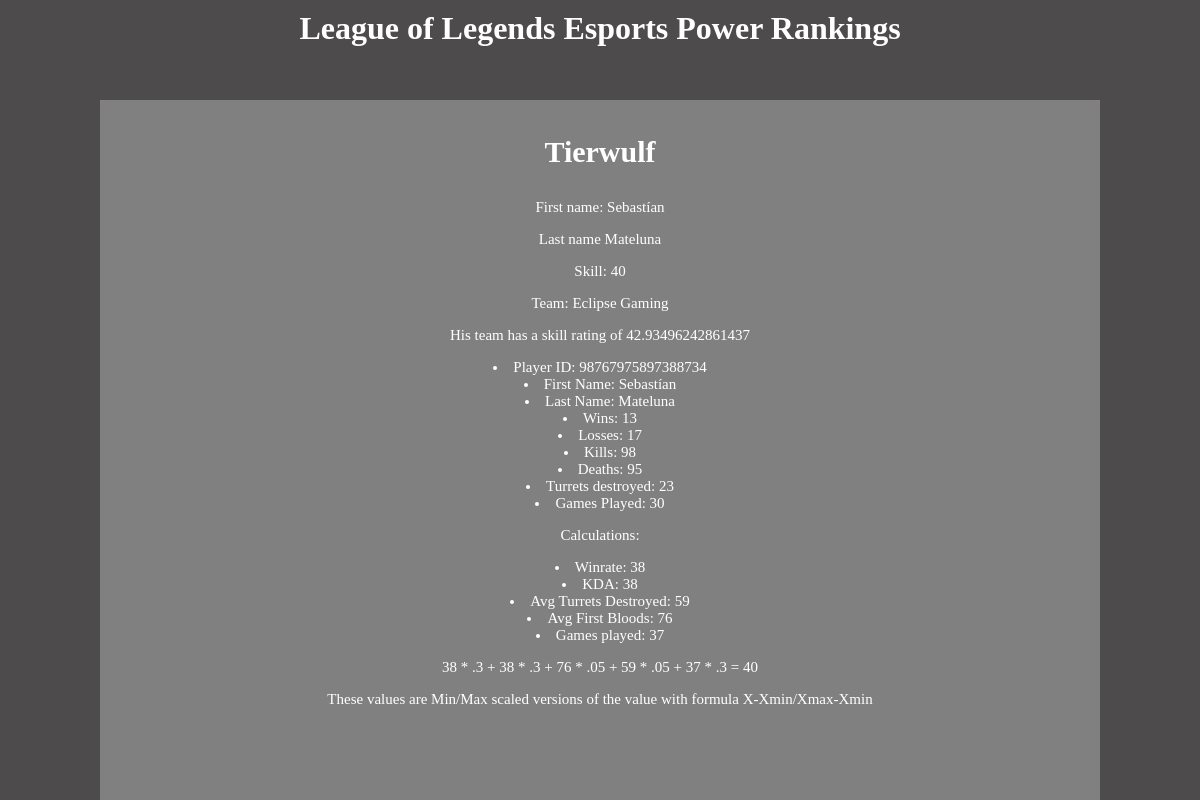
/rankings/players/98767975897388734/, run on the app's committed database.
### rankings/models.py (models this page shows, shortened)
class Player(models.Model):
    player_id = models.IntegerField(primary_key=True,default=None)
    first_name = models.CharField(max_length=maxLength,default=None,null=True)
    last_name = models.CharField(max_length=maxLength,default=None,null=True)
    handle = models.CharField(max_length=maxLength, default=None,null=True)
    skill = models.IntegerField(default=None,null=True)
    team = models.ForeignKey(Team, on_delete=models.SET_NULL, null=True)
    wins = models.IntegerField(default=0)
    losses = models.IntegerField(default=0)
    scaledWR = models.IntegerField(default=-1)
    kills = models.IntegerField(default=0)
    deaths = models.IntegerField(default=0)
    scaledKD = models.IntegerField(default=-1)
    avgTD= models.IntegerField(default=0)
    scaledTD = models.IntegerField(default=-1)
    avgFB = models.IntegerField(default=0)
    scaledFB = models.IntegerField(default=-1)
    games_played = models.IntegerField(default=0)
    scaledGP = models.IntegerField(default=-1)

class Team(models.Model):
    team_id = models.IntegerField(primary_key=True,default=None)
    name = models.CharField(max_length=maxLength,default=None)
    skill = models.FloatField(default=-1,null=True)
    rank = models.IntegerField(default=None)
    level = models.IntegerField(default=1)
    region = models.ForeignKey(Region, on_delete=models.SET_NULL, null=True)
    scaledLevel = models.IntegerField(default=-1)
    avgPlayerSkill = models.IntegerField(default=0)
    scaledPlayerSkill = models.IntegerField(default=-1)
    totalPlayerSkill = models.IntegerField(default=0)
    youngWins = models.IntegerField(default=0)
    youngLosses = models.IntegerField(default=0)
    scaledYoungWR = models.IntegerField(default=-1)
    agedWins = models.IntegerField(default=0)
    agedLosses = models.IntegerField(default=0)
    scaledAgedWR = models.IntegerField(default=-1)
    oldWins = models.IntegerField(default=0)
    oldLosses = models.IntegerField(default=0)
    scaledOldWR = models.IntegerField(default=-1)
    ancientWins = models.IntegerField(default=0)
    ancientLosses = models.IntegerField(default=0)
    scaledAncientWR = models.IntegerField(default=-1)
    def __str__(self):
        return self.name

### rankings/views.py (the view)
# urls.py: path('players/<int:player_id>/',views.display_player_information,name='player_info'),
@cache_control(private=True, no_cache=True, no_store=True, must_revalidate=True, max_age=0)
def display_player_information(request,player_id):
    player = get_object_or_404(Player,pk=player_id)
    return render(request,"rankings/player_info.html",{'player':player})

### rankings/templates/rankings/player_info.html (shortened to what this page needs)
 {% load static %}
 <head>
       <link rel="stylesheet" href="{% static 'IndexStyle.css' %}">
   </head>
<body>
       <div class = "left-bar"></div>
       <div class="right-bar"> </div>
       <div class="top-bar">
           <h1> League of Legends Esports Power Rankings </h1>
       </div>
       <div class="method-container">
              <h1> {{ player.handle }} </h1>
              <p> First name: {{ player.first_name }}</p>
              <p> Last name {{ player.last_name }} </p>
              <p> Skill: {{ player.skill }}</p>
              <p> Team: {{ player.team }}</p>
              <p> His team has a skill rating of {{ player.team.skill }}</p>
                     <li>Player ID: {{ player.player_id }}</li>
                     <li>First Name: {{ player.first_name }}</li>
                     <li>Last Name: {{ player.last_name }}</li>
                     <li>Wins: {{ player.wins }}</li>
                     <li>Losses: {{ player.losses }}</li>
                     <li>Kills: {{ player.kills }}</li>
                     <li>Deaths: {{ player.deaths }}</li>
                     <li>Turrets destroyed: {{ player.avgTD }}</li>
                     <li>Games Played: {{ player.games_played }}</li>
              <p> Calculations: </p>
              {% if player.games_played > 5 %}
              <li> Winrate: {{ player.scaledWR }}</li>
              <li>  KDA: {{ player.scaledKD }}</li>
              <li>   Avg Turrets Destroyed: {{ player.scaledTD }} </li>
              <li>  Avg First Bloods: {{ player.scaledFB }}  </li>
              <li>   Games played: {{ player.scaledGP }}  </li>
              <p>
              {{ player.scaledWR }} * .3 + {{ player.scaledKD }} * .3 + {{ player.scaledFB }} * .05 + {{ player.scaledTD }} * .05 +
              {{ player.scaledGP }} * .3 = {{ player.skill }}
              </p>
              {% else %}
              <p> This player has less than 5 games played so no skill was calculated</p>
              {% endif %}
              <p> These values are Min/Max scaled versions of the value with formula X-Xmin/Xmax-Xmin</p>
</div>
</body>

### static/IndexStyle.css (style rules this page uses)
h1 { padding: 10px; color:rgb(255, 255, 255); font-family:Impact, fantasy }
body { padding:0; margin:0; text-align:center; background-color:gray; }
.top-bar { position:sticky; top:0; background-color:rgb(77, 75, 75); width: 100%; padding:0; margin:0; height:100px }
.left-bar { background-color: rgb(77, 75, 75);; width: 100px; height: 100vh; position: fixed; left: 0; }
.right-bar { background-color:rgb(77, 75, 75); width: 100px; height: 100vh; position: fixed; right: 0; }
.method-container { padding:5px; color:white; font-size:15px; padding-left:10px; padding-right:10px; }

### data on the page
Player: handle "Tierwulf", first_name "Sebastían", last_name "Mateluna", skill "40", team "Eclipse Gaming", team.skill "42.93496242861437", player_id "98767975897388734", wins "13", losses "17", kills "98", deaths "95", avgTD "23", games_played "30", scaledWR "38", scaledKD "38", scaledTD "59", scaledFB "76", scaledGP "37"
